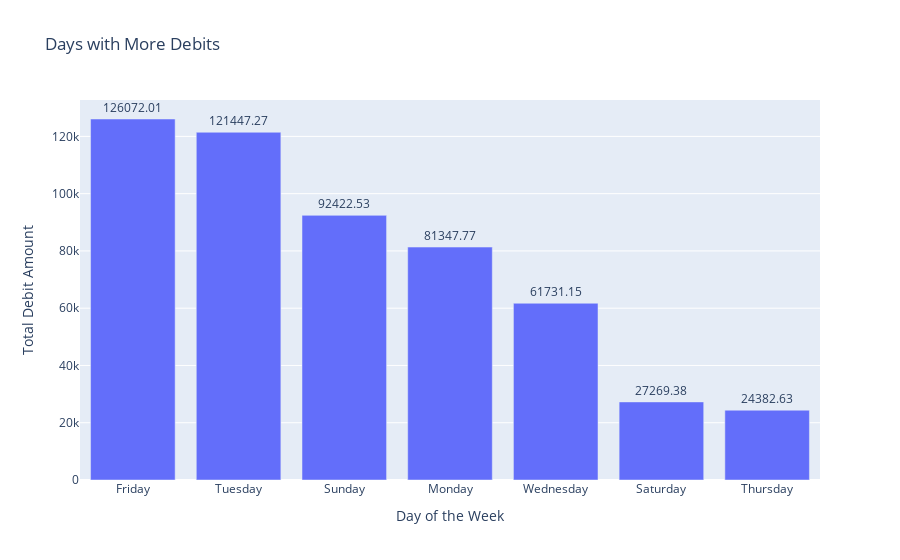

This figure's notebook cell:
### Code cell
fig = px.bar(sorted_days, x='day', y='debit', labels={'day': 'Day of the Week', 'debit': 'Total Debit Amount'},
             title='Days with More Debits', text='debit', hover_data=['debit'])

fig.update_traces(texttemplate='%{text:.2f}', textposition='outside', insidetextanchor='start')

fig.show()

### Figure 1 — Plotly figure (JSON) as saved in the notebook; plotly's stock layout.template omitted (floating-point values rounded to 4 significant figures)
{"data": [{"alignmentgroup": "True", "hovertemplate": "Day of the Week=%{x}<br>Total Debit Amount=%{text}<extra></extra>", "insidetextanchor": "start", "legendgroup": "", "marker": {"color": "#636efa", "pattern": {"shape": ""}}, "name": "", "offsetgroup": "", "orientation": "v", "showlegend": false, "text": [126100.0, 121400.0, 92420.0, 81350.0, 61730.0, 27270.0, 24380.0], "textposition": "outside", "texttemplate": "%{text:.2f}", "type": "bar", "x": ["Friday", "Tuesday", "Sunday", "Monday", "Wednesday", "Saturday", "Thursday"], "xaxis": "x", "y": [126100.0, 121400.0, 92420.0, 81350.0, 61730.0, 27270.0, 24380.0], "yaxis": "y"}], "layout": {"barmode": "relative", "legend": {"tracegroupgap": 0}, "title": {"text": "Days with More Debits"}, "xaxis": {"anchor": "y", "domain": [0, 1], "title": {"text": "Day of the Week"}}, "yaxis": {"anchor": "x", "domain": [0, 1], "title": {"text": "Total Debit Amount"}}}}
